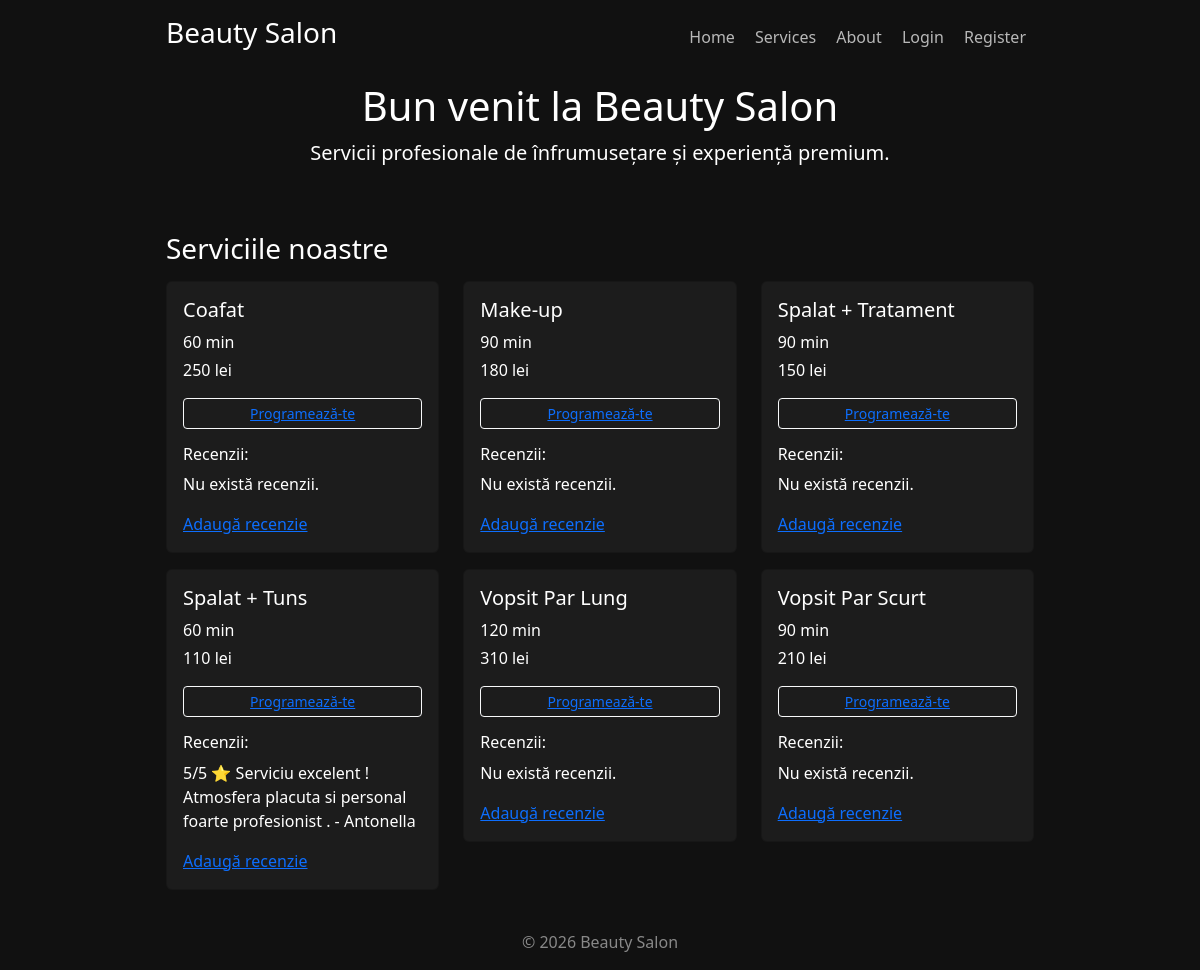
Page /services on the earlier database version.
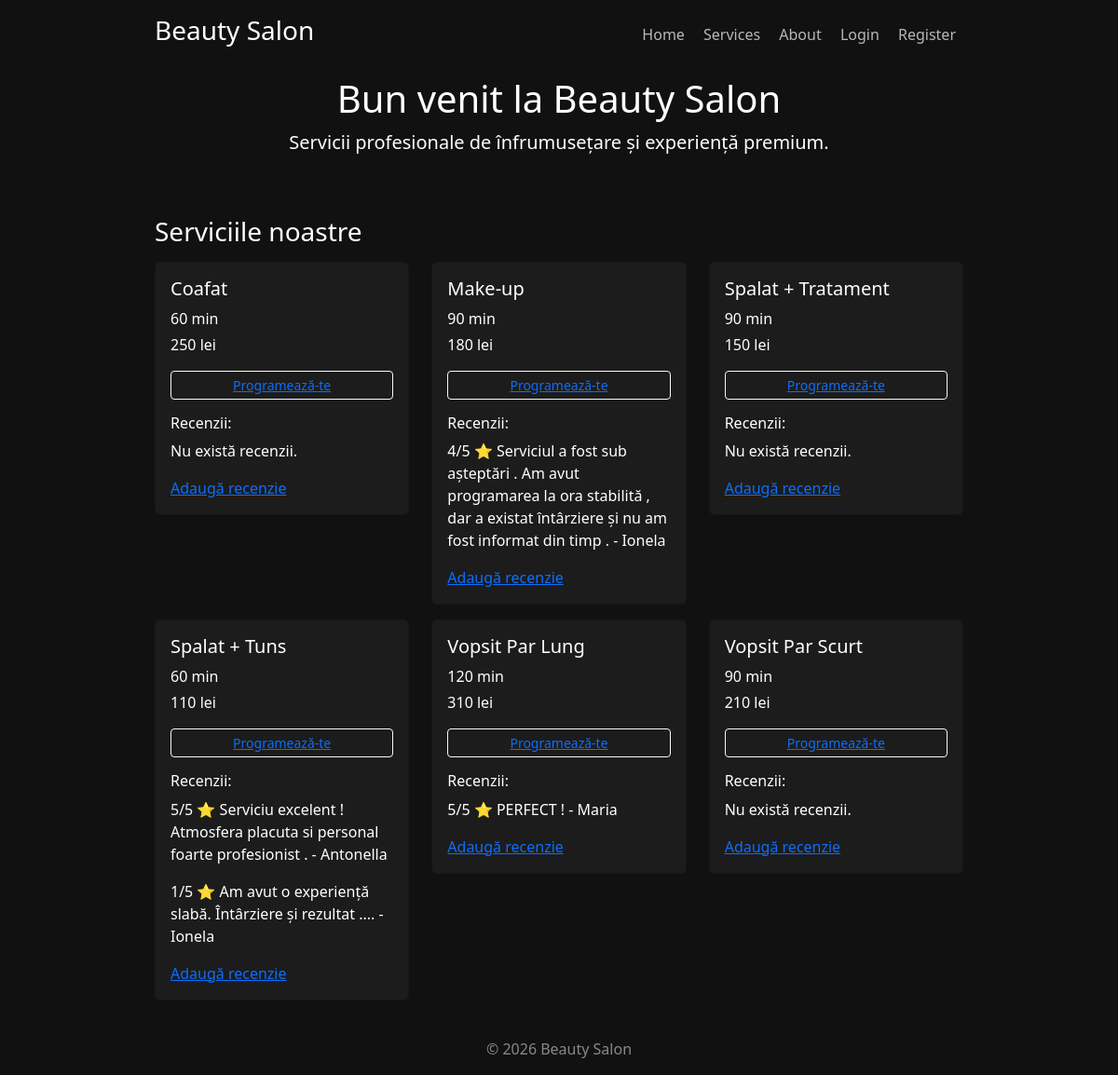
Same page on the later database version.
### mainapp/models.py (models this page shows, shortened)
class Services(models.Model):
    services = models.CharField(max_length=225)
    duration = models.TextField()
    price = models.IntegerField()
    class Meta:
        db_table ="services"
        ordering = ['services']

class Review(models.Model):
    user = models.ForeignKey(User , on_delete=models.CASCADE)
    service = models.ForeignKey(Services , on_delete=models.CASCADE)
    rating = models.IntegerField()
    comment = models.TextField()
    created = models.DateTimeField(auto_now_add=True)
    class Meta:
        db_table ="review"

### mainapp/views.py (the view)
# urls.py: path('services' , views.services , name='services'),
def services(request):
    services_list = Services.objects.all()
    return render(request , 'mainapp/services.html' , {'services' : services_list})

### mainapp/templates/mainapp/services.html (shortened to what this page needs)
{% load static %}
<!doctype html>
<html lang="en" class="h-100">
<head>
    <link href="https://cdn.jsdelivr.net/npm/bootstrap@5.3.0/dist/css/bootstrap.min.css" rel="stylesheet">
</head>
<body class="text-white">
<div class="cover-container d-flex w-100 h-100 p-3 mx-auto flex-column">
    {% include "mainapp/navbar.html" %}
    <main class="mb-5 text-center">
        <h1>Bun venit la Beauty Salon</h1>
        <p class="lead">
            Servicii profesionale de înfrumusețare și experiență premium.
        </p>
    </main>
    <h3 class="mb-3">Serviciile noastre</h3>
    <div class="row">
        {% for service in services %}
        <div class="col-md-4">
            <div class="card mb-3 p-3">
                <h5>{{ service.services }}</h5>
                <p class="mb-1">
                    {{ service.duration }} min
                </p>
                <p>
                    {{ service.price }} lei
                </p>
                <button class="btn btn-sm btn-outline-light">
                    <a href="{% url 'create_appointment' service.id %}">
                        Programează-te
                    </a>
                </button>
                <h6 class="mt-3">Recenzii:</h6>
                {% for review in service.review_set.all %}
                    <p>
                        {{ review.rating }}/5 ⭐
                        {{ review.comment }}
                        - {{ review.user.username }}
                    </p>
                {% empty %}
                    <p>Nu există recenzii.</p>
                {% endfor %}
                <a href="{% url 'add_review' service.id %}">
                    Adaugă recenzie
                </a>
            </div>
        </div>
        {% endfor %}
    </div>
    <footer class="mt-4 text-center text-white-50">
        © 2026 Beauty Salon
    </footer>
</div>
</body>
</html>

Differences in the rows shown:
shown differently, row unchanged: Services "Make-up": no longer shows "Nu există recenzii."
added Review: rating "4", comment "Serviciul a fost sub așteptări . Am avut programarea la ora stabilită , dar a existat întârziere și nu am fost informat din timp .", user.username "Ionela", shown under Services "Make-up"
added Review: rating "1", comment "Am avut o experiență slabă. Întârziere și rezultat ....", user.username "Ionela", shown under Services "Spalat + Tuns"
shown differently, row unchanged: Services "Vopsit Par Lung": no longer shows "Nu există recenzii."
added Review: rating "5", comment "PERFECT !", user.username "Maria", shown under Services "Vopsit Par Lung"
